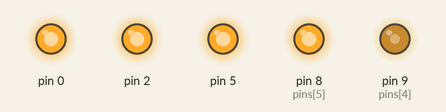
Recording of a sketch running on a simulated Arduino Uno, built with avr-gcc and run on an emulated ATmega328P. Parts: output pins drawn as LEDs (lit = HIGH).

Above: at 0.15 s.
Timing chart, 0 to 40.0 s (numbered marks = the images above):
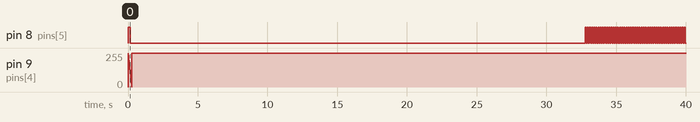

The sketch:

atat.ino
```cpp
int pins[]={13,12,11,10,9,8};
int start = 0;
int distanta = 5;
int brightness = 260;
void setup() {
  for (int i = 8; i <= 13; i++){
    pinMode(pins[i], OUTPUT);
    digitalWrite(pins[i], HIGH);
  }
  unsigned long start = millis();

}

void loop() {

  /*
  delay(2000);
  if(start < 3){
    digitalWrite(pins[start],LOW);
    digitalWrite(pins[start + distanta], LOW);
    distanta -= 2;
    start += 1;
  }
  */
  unsigned long current = millis();
  if(current - start >= 10){
    analogWrite(pins[4],brightness);
    analogWrite(pins[5],brightness);
    brightness -= 10;
    start = current;
  }

}
```

Measured:
- by itself, pin 8 (pins[5]): goes HIGH 0.14 s, LOW 32.6 s, 46 × (HIGH 0.08 s, LOW 0.08 s), HIGH 0.08 s, then LOW
- by itself, pin 9 (pins[4]): ramps from 255/255 to 0/255 and jumps back, once every 0.27 s
